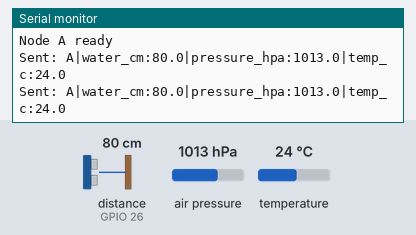
Bench run of a sketch on a simulated ESP32. Shown: the last lines printed to the serial monitor. The test bench sets the inputs (shaded band); at power-on: distance to the obstacle (sensor on GPIO 26) 80 cm, air pressure 1013 hPa, temperature 24 °C. The echo pulse lasts 58.3 µs per cm; no radio packets arrive unless stated.

Above: at 10.8 s.
10.9 s: distance to the obstacle (sensor on GPIO 26) set to 2 cm
At 15.6 s:
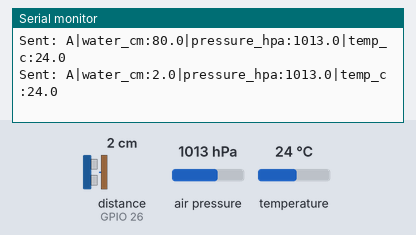
18.3 s: air pressure set to 952 hPa
At 20.6 s:
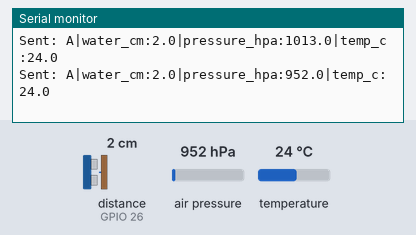
25.7 s: temperature set to 12 °C
At 30.7 s:
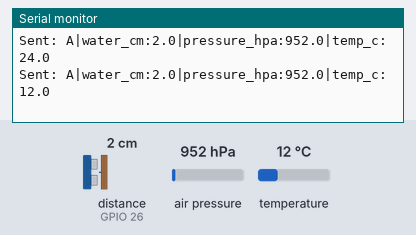
33.1 s: distance to the obstacle (sensor on GPIO 26) set to 4 cm
At 35.7 s:
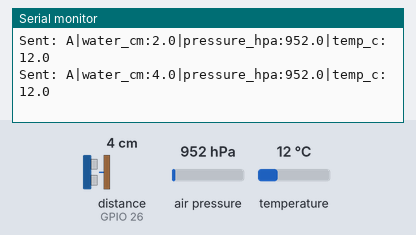
40.5 s: air pressure set to 975 hPa
At 45.7 s:
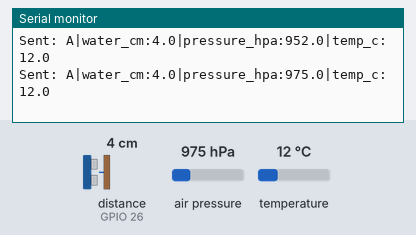
Timing chart, 0 to 47.2 s (numbered marks = the images above; inputs shaded):
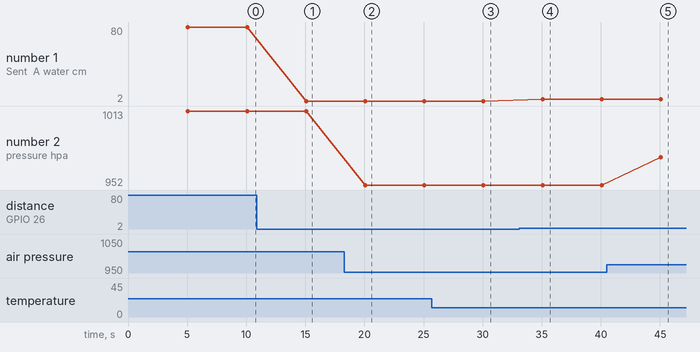

The sketch:

node_A_river.ino
```cpp
// ============================================================
// NODE A - River Zone
// Sensors: Ultrasonic (water level) + BMP280 (temp/pressure)
// Sends readings via LoRa every 5 seconds
// ============================================================

#include <SPI.h>
#include <LoRa.h>
#include <Wire.h>
#include <Adafruit_BMP280.h>

// LoRa pins
#define LORA_SS   5
#define LORA_RST  14
#define LORA_DIO0 2

// Ultrasonic pins
#define TRIG_PIN 27
#define ECHO_PIN 26   // MUST go through voltage divider (5V -> 3.3V)

Adafruit_BMP280 bmp;

const long SEND_INTERVAL = 5000;
unsigned long lastSend = 0;

void setup() {
  Serial.begin(115200);

  pinMode(TRIG_PIN, OUTPUT);
  pinMode(ECHO_PIN, INPUT);

  Wire.begin(21, 22); // SDA, SCL
  if (!bmp.begin(0x76)) {          // try 0x77 if this fails
    Serial.println("BMP280 not found - check wiring/I2C address");
  }

  LoRa.setPins(LORA_SS, LORA_RST, LORA_DIO0);
  if (!LoRa.begin(433E6)) {        // match this frequency on ALL nodes
    Serial.println("LoRa init failed. Check wiring.");
    while (1);
  }

  Serial.println("Node A ready");
}

float readDistanceCm() {
  digitalWrite(TRIG_PIN, LOW);
  delayMicroseconds(2);
  digitalWrite(TRIG_PIN, HIGH);
  delayMicroseconds(10);
  digitalWrite(TRIG_PIN, LOW);

  long duration = pulseIn(ECHO_PIN, HIGH, 30000); // 30ms timeout (~5m range)
  if (duration == 0) return -1; // no echo received

  return duration * 0.0343 / 2; // convert to cm
}

void loop() {
  if (millis() - lastSend >= SEND_INTERVAL) {
    lastSend = millis();

    float distance = readDistanceCm();   // distance from sensor down to water surface
    float pressure = bmp.readPressure() / 100.0F; // hPa
    float temp = bmp.readTemperature();  // Celsius

    String packet = "A|water_cm:" + String(distance, 1) +
                     "|pressure_hpa:" + String(pressure, 1) +
                     "|temp_c:" + String(temp, 1);

    LoRa.beginPacket();
    LoRa.print(packet);
    LoRa.endPacket();

    Serial.println("Sent: " + packet);
  }
}

// NOTE: "water_cm" is the distance from the sensor DOWN to the water surface.
// If the sensor is mounted at a fixed height H above the riverbed/baseline,
// actual water level = H - water_cm. Calibrate H for your deployment site.
```

Measured:
- after the input at 10.9 s, the serial monitor: prints a new line after 4.2 s (image 1)
- after the input at 18.3 s, the serial monitor: prints a new line after 1.8 s (image 2)
- after the input at 25.7 s, the serial monitor: prints a new line after 4.4 s (image 3)
- after the input at 33.1 s, the serial monitor: prints a new line after 2.0 s (image 4)
- after the input at 40.5 s, the serial monitor: prints a new line after 4.6 s (image 5)
- plotted number 1: 80 → 2 after the input at 10.9 s, 2 → 4 after the input at 33.1 s
- plotted number 2: 1013 → 952 after the input at 18.3 s, 952 → 975 after the input at 40.5 s
